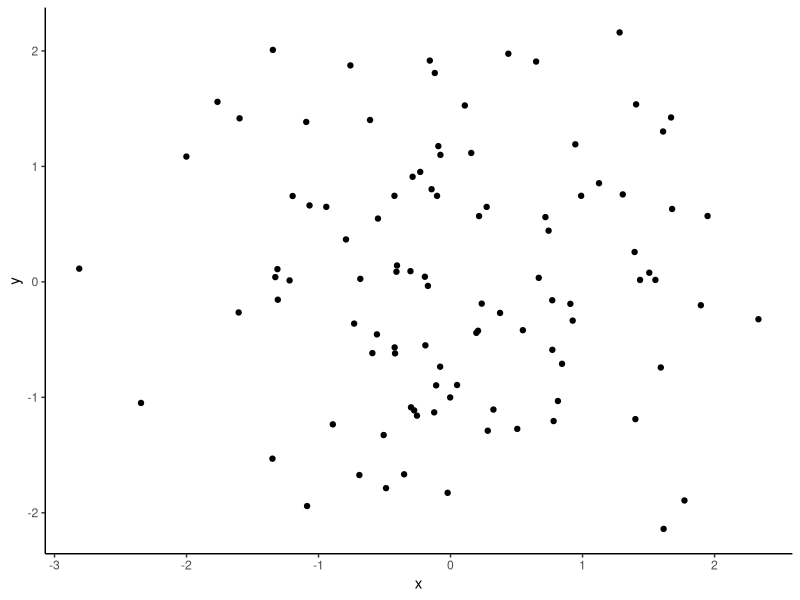

The R source for this figure:
## ---- chunk 1
knitr::opts_chunk$set(echo = FALSE, fig.height = 4, fig.width = 6, 
                      cache = TRUE, warning = FALSE, message = FALSE,
                      fig.path = "figure/", cache.path = "_cache/",
                      fig.align = "center")
options(width = 55)  # if 4:3 set to 55, otherwise 70
library(tidyverse)
theme_set(theme_classic())
## ---- chunk 2
summary(cars)
## ---- chunk 3
ggplot(tibble(x = rnorm(100), y = rnorm(100)), aes(x, y)) +
  geom_point()
